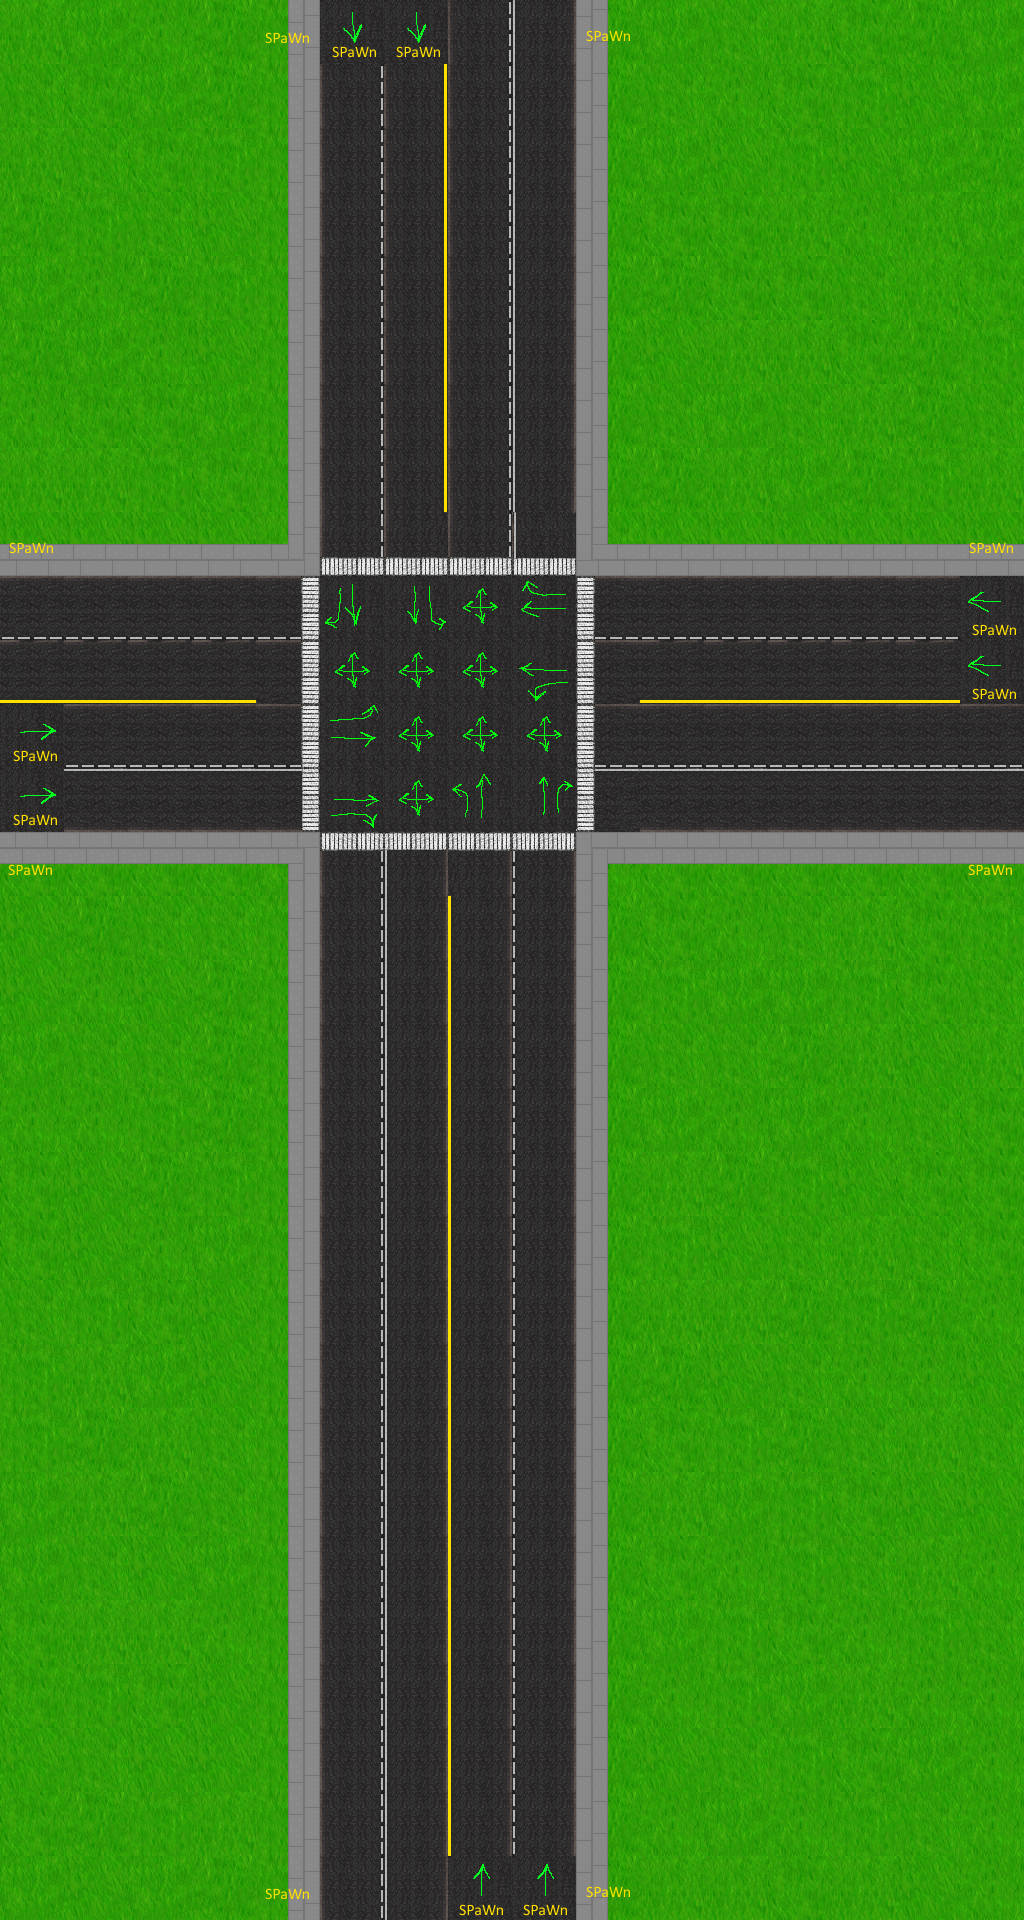

The image is a tile-based game level rendered from a .tmx file. Its description and source (layers, tilesets, objects; grid data summarised) follow:
An orthogonal 16x30 tile map with 64x64 px tiles, 4 tile layers (Background, Roads, SideWalks, Spawns).

<map version="1.0" orientation="orthogonal" width="16" height="30" tilewidth="64" tileheight="64">
 <tileset firstgid="1" name="RoadTiles" tilewidth="64" tileheight="64">
  <image source="RoadTiles.png" width="512" height="576" />
 </tileset>
 <layer name="Background" width="16" height="30">
  <data>[480 cells, 240 non-empty, 8 distinct tile ids]</data>
 </layer>
 <layer name="Roads" width="16" height="30">
  <data>[480 cells, 168 non-empty, 31 distinct tile ids]</data>
 </layer>
 <layer name="SideWalks" width="16" height="30">
  <data>[480 cells, 72 non-empty, 8 distinct tile ids]</data>
 </layer>
 <layer name="Spawns" width="16" height="30">
  <data>[480 cells, 16 non-empty, 8 distinct tile ids]</data>
 </layer>
</map>